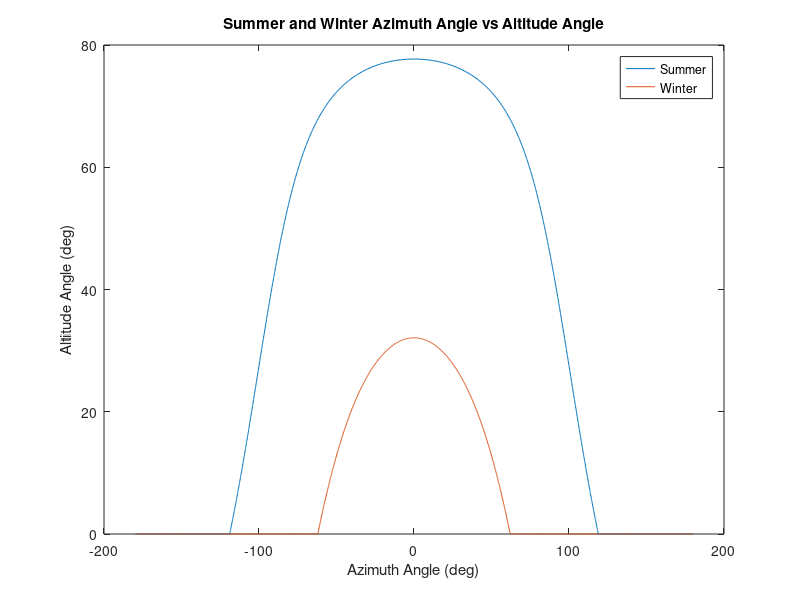
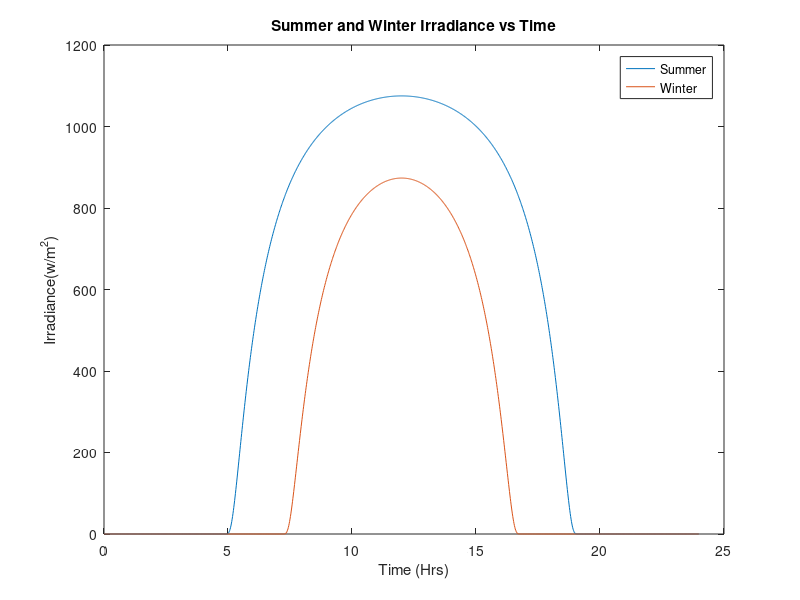
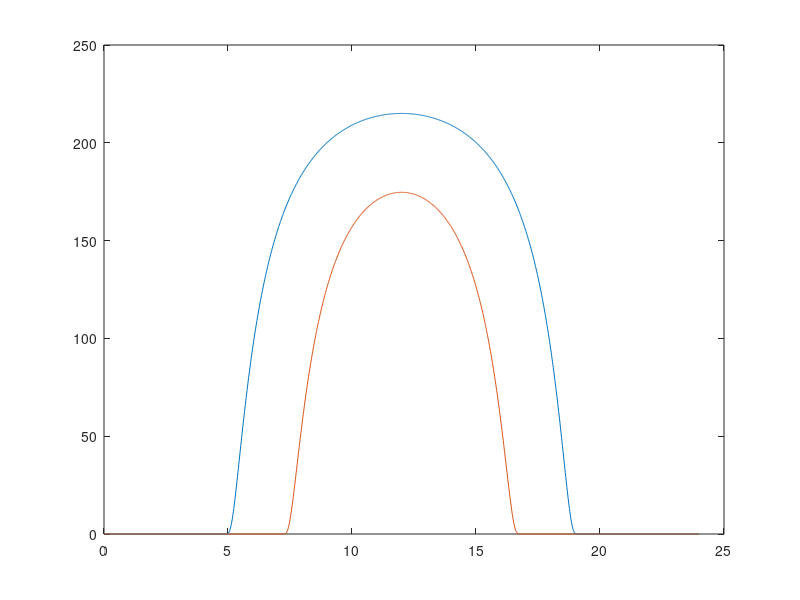

Reproduce these figures in MATLAB, in order.
%% Reset Everything

close all

%% Time / Hour Angle
tm = 0:1:1439;  %Increment minutes in one day
th = tm/60;     %Convert so that it increments fraction of hrs in one day.
h = 12 - th;    %Convert to difference between solar noon
H = 15*h;       %Convert to Hour Angle 

%% Declimantion Angle
%  23.45sin[(360/365)(n-81)]

% Summer Day: July 1st
n_sum = 181; %days
n_win = 372; %days
sum_declimation = 23.45.*sind((360/365).*(n_sum - 81));
win_declimation = 23.45.*sind((360/365).*(n_win - 81));
        
%% Altitude Angle 
% Altitude angle at solar noon, Bn - angle between the sun and the local
% horizon:
    % Bn = 90 - Lat - Dec.
    
    % Location:
        % Latitude: 35.484 deg.
        % Longitude: 120.672 deg. 
        lat = 35.484;
        
    % Sin(beta) = cos(Lat)cos(Dec)cos(H) + sin(Lat)sin(Dec)
    sum_coslat = cosd(lat);
    sum_cosDec = cosd(sum_declimation);
    sum_cosH = cosd(H);
    sum_sinlat = sind(lat);
    sum_sinDec = sind(sum_declimation);
    sum_sinbeta = ((sum_coslat.*sum_cosDec.*sum_cosH) +  sum_sinlat.*sum_sinDec);
    sum_altitude_angle = asind(sum_sinbeta);
    
    win_coslat = cosd(lat);
    win_cosDec = cosd(win_declimation);
    win_cosH = cosd(H);
    win_sinlat = sind(lat);
    win_sinDec = sind(win_declimation);
    win_sinbeta = (win_coslat.*win_cosDec.*win_cosH) +  win_sinlat.*win_sinDec;
    win_altitude_angle = asind(win_sinbeta);
    
    
        
    %sum_altitude = 90 - lat - sum_declimation
    %win_altitude = 90 - lat - win_declimation
    
    %% Azimuth Angle 
% The azimuth angle, Az, of the sun or a celetial body (St) is depending on
% it's declination, Dec, and altitude, Alt, and on the Lat of the observer.

% azimuth angle: 
    % sin(phi) = [cos(Dec)sin(H)]/cos(altitude_angle)
    
sum_sinH = sind(H);
sum_cosBeta = cosd(sum_altitude_angle);

sum_sinphi = ((sum_cosDec.*sum_sinH)./sum_cosBeta);
sum_azimuth_angle = asind(sum_sinphi);

win_sinH = sind(H);
win_cosBeta = cosd(win_altitude_angle);

win_sinphi = (win_cosDec.*win_sinH)./win_cosBeta;
win_azimuth_angle = asind(win_sinphi);

 for i=1:length(H)
     if (sum_cosH(i) >= (tand(sum_declimation)/tand(lat)))
     else if(sum_azimuth_angle(i)<0)
        sum_azimuth_angle(i) = -180 - sum_azimuth_angle(i);
     else 
     sum_azimuth_angle(i) = 180 - sum_azimuth_angle(i);
         end
     end
 end
 
 for i=1:length(H)
     if(sum_altitude_angle(i) < 0)
         sum_altitude_angle(i) = 0;
     end
 end
 
  for i=1:length(H)
     if (win_cosH(i) >= (tand(win_declimation)/tand(lat)))
     else if(win_azimuth_angle(i)<0)
        win_azimuth_angle(i) = -180 - win_azimuth_angle(i);
     else 
     win_azimuth_angle(i) = 180 - win_azimuth_angle(i);
         end
     end
  end
  
   for i=1:length(H)
     if(win_altitude_angle(i) < 0)
         win_altitude_angle(i) = 0;
     end
   end
 
figure(1)
plot(sum_azimuth_angle , sum_altitude_angle)
xlabel('Azimuth Angle (deg)')
ylabel('Altitude Angle (deg)')
hold on
plot(win_azimuth_angle , win_altitude_angle)
title('Summer and Winter Azimuth Angle vs Altitude Angle')
legend('Summer', 'Winter', 'Location', 'NorthEast')


%% Irradiance 
% Irradiance of atmosphere: 1377 w/m^2

sum_AM = 1./sind(sum_altitude_angle);
win_AM = 1./sind(win_altitude_angle);

sum_I = 1377.*(0.7.^(sum_AM).^(0.678));
win_I = 1377.*(0.7.^(win_AM).^(0.678));

figure(2)
plot(th, sum_I)
hold on 
plot(th, win_I)
xlabel('Time (Hrs)')
ylabel('Irradiance(w/m^2)')
title('Summer and Winter Irradiance vs Time')
legend('Summer', 'Winter', 'Location', 'NorthEast')


sum_array_energy = ((th(2:end)-th(1:end-1)).*(sum_I(2:end)+sum_I(1:end-1)))/2;
sum_energy = sum(sum_array_energy)

win_array_energy = ((th(2:end)-th(1:end-1)).*(win_I(2:end)+win_I(1:end-1)))/2;
win_energy = sum(win_array_energy)

%% Amount of Daylight

sum_HSR_pos = acosd(-tand(lat).*tand(sum_declimation));
sum_HSR_neg = acosd((tand(lat).*tand(sum_declimation)));
win_HSR_pos = acosd(-tand(lat).*tand(win_declimation));
win_HSR_neg = acosd((tand(lat).*tand(win_declimation)));

sum_sunrise_pos = 12 - sum_HSR_pos/15
sum_sunrise_neg = 24 - sum_HSR_neg/15
win_sunrise_pos = 12 - win_HSR_pos/15
win_sunrise_neg = 24 - win_HSR_neg/15

sum_sunlight = sum_sunrise_neg - sum_sunrise_pos
win_sunlight = win_sunrise_neg - win_sunrise_pos

%% Average Energy Per Daylight Hour
sum_average_energy = sum_energy./sum_sunlight
win_average_energy = win_energy./win_sunlight

%% Solar Panel Where Efficiency is 20%
%This currently considers without the building site. 
eta = 0.2;
sum_solar_panel = eta.*sum_I;
win_solar_panel = eta.*win_I;

figure(3)
plot(th, sum_solar_panel)
hold on
plot(th, win_solar_panel)

temp_coeff = 0.38/100; %Power Temperature Coefficient 0.38%/deg C.
    
